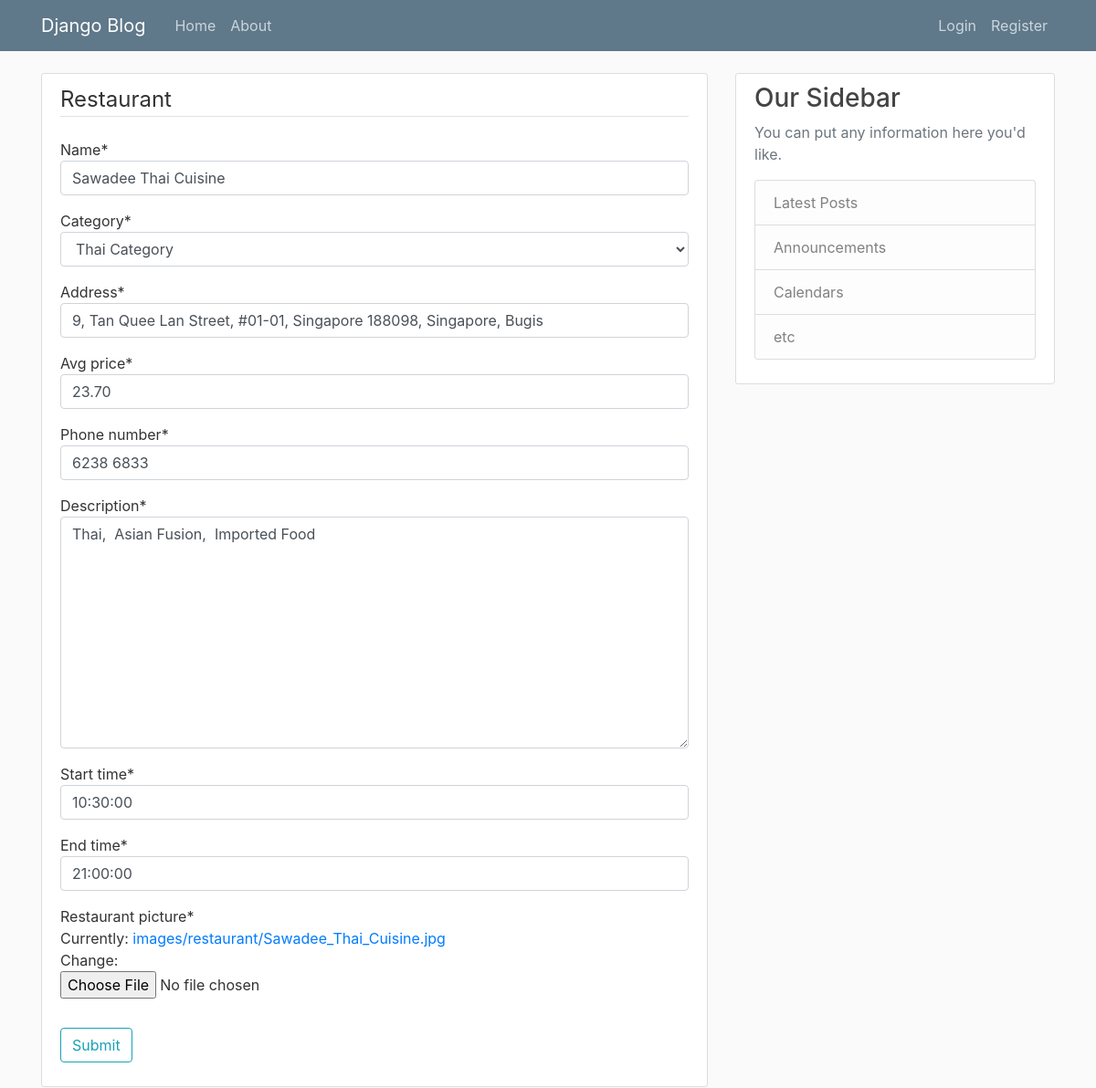
Screenshot of /restaurant/R00027/update with the database file from the repository.
### mysite/models.py (models this page shows, shortened)
class Restaurant(models.Model):
    restaurant_id = models.CharField(max_length=6, primary_key=True)
    name = models.CharField(max_length=50)
    category = models.ForeignKey(Category, on_delete=models.CASCADE)
    address = models.CharField(max_length=100)
    avg_price = models.DecimalField(max_digits=6, decimal_places=2)
    phone_number = models.CharField(max_length=15)
    description = models.TextField()
    start_time = models.TimeField()
    end_time = models.TimeField()
    restaurant_picture = models.ImageField(
        default='restaurant.jpg', upload_to='images/restaurant')
    class Meta:
        ordering = ['name']

class Category(models.Model):
    category_id = models.CharField(max_length=6, primary_key=True)
    category = models.CharField(max_length=20)
    class Meta:
        verbose_name_plural = "Categories"
    def __str__(self):
        return f'{self.category} Category'

### mysite/views.py (the view)
# urls.py: path('restaurant/<str:pk>/update', RestaurantUpdateView.as_view(), name='restaurant-update'),
class RestaurantUpdateView(UpdateView):
    model = Restaurant
    fields = ['name', 'category', 'address', 'avg_price', 'phone_number',
              'description', 'start_time', 'end_time', 'restaurant_picture']

### templates/mysite/Restaurant_form.html (shortened to what this page needs)
{% extends "mysite/base.html" %}
{% load crispy_forms_tags %}
{% block content %}
    <div class="content-section">
        <form method="POST">
            <fieldset class="form-group">
                <legend class="border-bottom mb-4">Restaurant</legend>
                {{ form|crispy }}
            </fieldset>
            <div class="form-group">
                <button class="btn btn-outline-info" type="submit">Submit</button>
            </div>
        </form>
    </div>
{% endblock content %}

### mysite/static/mysite/main.css (style rules this page uses)
body { background: #fafafa; color: #333333; margin-top: 5rem; }
.content-section { background: #ffffff; padding: 10px 20px; border: 1px solid #dddddd; border-radius: 3px; margin-bottom: 20px; }
fieldset, label { margin: 0; padding: 0; }

### rows the page displays
Restaurant: name "Sawadee Thai Cuisine", address "9, Tan Quee Lan Street, #01-01, Singapore 188098, Singapore, Bugis", avg_price "23.70", phone_number "6238 6833", description "Thai, Asian Fusion, Imported Food", start_time "10:30:00", end_time "21:00:00"
Category: category "Thai Category"
